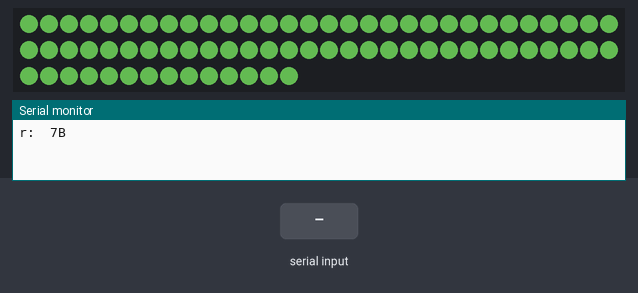
Bench run of a sketch on a simulated Arduino Mega 2560, built with avr-gcc and run on an emulated ATmega2560. On the bench: 74 RGB LEDs in strip order, left to right, continuing on the next row, the last lines printed to the serial monitor. The inputs (shaded band) are chosen by the test bench. Dim RGB values are drawn brighter than linear; random numbers use the default seed unless the sketch sets one.

Above: at 1.13 s.
1.6 s: byte 30 received over Serial
At 1.85 s:
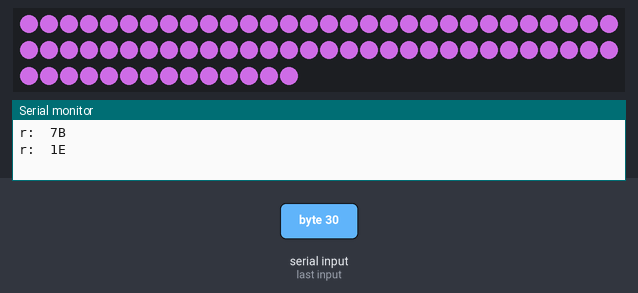
At 2.37 s:
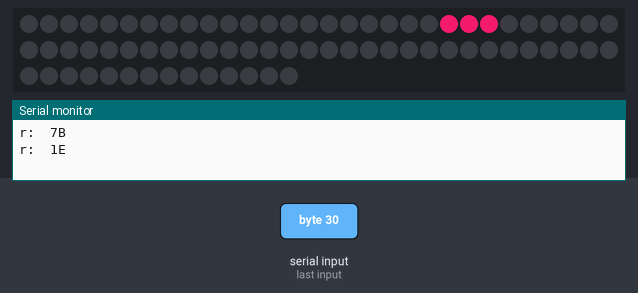
3.7 s: byte 90 received over Serial
6.3 s: byte 120 received over Serial
8.7 s: byte 30 received over Serial
At 11.08 s:
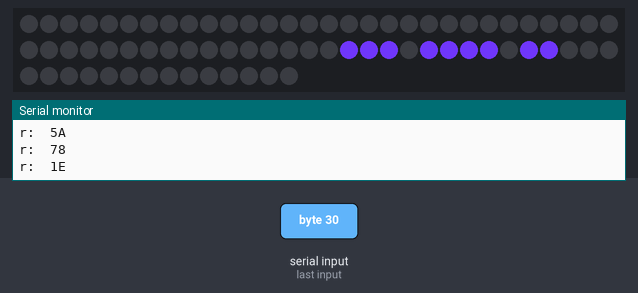
11.5 s: byte 90 received over Serial
At 12.84 s:
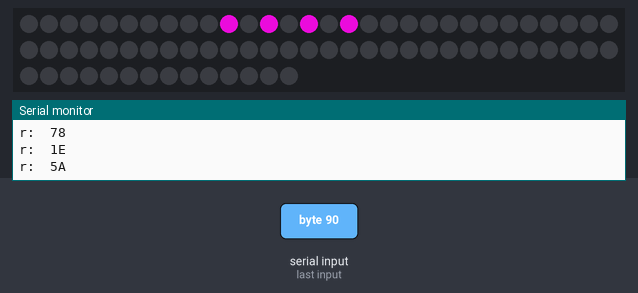

The sketch:

octomaton_mirror_ws2811.ino
```cpp
// (licence header left out)
#include <Adafruit_NeoPixel.h>

// Parameter 1 = number of pixels in strip
// Parameter 2 = pin number (most are valid)
// Parameter 3 = pixel type flags, add together as needed:
//   NEO_RGB     Pixels are wired for RGB bitstream
//   NEO_GRB     Pixels are wired for GRB bitstream
//   NEO_KHZ400  400 KHz bitstream (e.g. FLORA pixels)
//   NEO_KHZ800  800 KHz bitstream (e.g. High Density LED strip)
#define STRIP_LENGTH 74
#define STRIP_DATA_PIN 23

Adafruit_NeoPixel strip = Adafruit_NeoPixel(STRIP_LENGTH, STRIP_DATA_PIN, NEO_GRB + NEO_KHZ800);

// a value from 0x0F to 0xFF
#define BRIGHTNESS 0xFF
#define DELAY_MS 130
#define STEPS_PER_RULE 100


#define DEBUG_RULE    1
#define DEBUG_SERIAL  0
#define ECHO_RULE     0


boolean strip_colors[STRIP_LENGTH];
boolean prev_strip_colors[STRIP_LENGTH];

uint32_t OFF = strip.Color(0,0,0);


//
// COLOR AND SEQUENCE CONFIGS
//
// how many interations per rule
// how long between interations


#define ALLON_MSK    0x80
#define LEFT2_MSK    0x40
#define OUTSIDE_MSK  0x20
#define LEFT_MSK     0x10
#define RIGHT2_MSK   0x08
#define MIDDLE_MSK   0x04
#define RIGHT_MSK    0x02
#define ALLOFF_MSK   0x01

//
// STATE
//
int seqStep = 0;
//byte rule = (ALLOFF_MSK);
byte rule = (LEFT2_MSK | OUTSIDE_MSK | LEFT_MSK | RIGHT2_MSK | RIGHT_MSK | ALLOFF_MSK);

byte nextRule = rule;

/// RULE DEFAULTS
// this is an ugly way to encode this stuff... but it makes some code more readable
boolean allOn;
boolean left2;
boolean outside;
boolean left;
boolean right2;
boolean middle;
boolean right;
boolean allOff;


void setup() {
  strip.begin();
  strip.show(); // Initialize all pixels to 'off'

  Serial.begin(57600);
  //Serial.println("Hello!");

  setupRule();

  //Clear out the array
  for(int x = 0 ; x < STRIP_LENGTH ; x++) {
    strip_colors[x] = false;
  }

  randomSeed(analogRead(0));
}

void setupRule() {

  // overly verbose but very readable
  allOn   = (ALLON_MSK & rule);
  left2   = (LEFT2_MSK & rule);
  outside = (OUTSIDE_MSK & rule);
  left    = (LEFT_MSK & rule);
  right2  = (RIGHT2_MSK & rule);
  middle  = (MIDDLE_MSK & rule);
  right   = (RIGHT_MSK & rule);
  allOff  = (ALLOFF_MSK & rule);

#if DEBUG_RULE
  Serial.print("r:  ");
  Serial.println(rule,HEX);
#else
#if ECHO_RULE
  //Serial.println(rule,HEX);
  Serial.print((char)rule);
#endif
#endif
}

void serialEvent(){
  char c;

  if (Serial.available() > 0) {
    // get incoming byte:
    c = Serial.read();
    if (c != '\n') {
      nextRule = c;
#if DEBUG_SERIAL
      Serial.print("s:  ");
      Serial.println(nextRule,HEX);
#endif
    }

    // only taking first byte. flush remaining serial buffer.
    Serial.flush();
  }
}


void loop() {

  /*
 for (int i = 0; i < STRIP_LENGTH; i++) {

   strip.setPixelColor(i, getPixelColor());

   }
   */
  ///*
  if ( seqStep > STEPS_PER_RULE ) {
    incrementRule();
  }

  if (rule != nextRule) {
    rule = nextRule;
    setupRule();
    startSeq();
  }

  calcAutomaton();
  //*/
  post_frame();

  delay(DELAY_MS);                  // wait for a little while

  seqStep++;

  return;
}


void post_frame () {
  uint32_t new_color = getPixelColor();
  for(int LED_number = 0 ; LED_number < STRIP_LENGTH ; LED_number++) {
    if (  strip_colors[LED_number]) {
      strip.setPixelColor(LED_number, new_color);
    }
    else {
      strip.setPixelColor(LED_number, OFF);
    }
    strip.show(); // Initialize all pixels to 'off'
  }
  return;
}


void startSeq() {
  seqStep = 0;
  //Pre-fill the color array with known values
  //Bright Red
  for(int LED_number = 0 ; LED_number < STRIP_LENGTH ; LED_number++) {
    strip_colors[LED_number] = false; //Bright Red

  }


  strip_colors[random(60)] = true;

  post_frame();
  delay(DELAY_MS);

  return;
}

//Throws random colors down the strip array
void addRandom(void) {
  int x;

  int swapOutLed = random(STRIP_LENGTH);

  //Now form a new RGB color
  strip_colors[swapOutLed] = true; //Add the new random color to the strip
}


void incrementRule() {
  nextRule = 0xff & (rule+1);
  return;
}


uint32_t getPixelColor() {

  //Now form a new RGB color
  uint16_t r_color = 0;
  r_color <<= 8;
  r_color |= random(BRIGHTNESS); //Give me a number from 0 to 0xFF

  //Now form a new RGB color
  uint16_t g_color = 0;
  g_color <<= 8;
  g_color |= random(BRIGHTNESS); //Give me a number from 0 to 0xFF

  //Now form a new RGB color
  uint16_t b_color = 0;
  b_color <<= 8;
  b_color |= random(BRIGHTNESS); //Give me a number from 0 to 0xFF

  return strip.Color(r_color, g_color, b_color);

}


void calcAutomaton() {

  for (int i = 0; i < STRIP_LENGTH; i++) {
    prev_strip_colors[i] = strip_colors[i];
  }

  uint32_t newColor = getPixelColor();
  for (int i = 0; i < STRIP_LENGTH; i++) {

    boolean selfVal= getSelf(i);
    boolean rightVal = getRight(i);
    boolean leftVal = getLeft(i);

    if (DEBUG_SERIAL) {

      Serial.print(i, DEC);
      Serial.print(", ");
      Serial.print(rightVal, BIN);
      Serial.print(", ");
      Serial.print(selfVal, BIN);
      Serial.print(", ");
      Serial.print(leftVal, BIN);
      Serial.println();
    }

    boolean isSelf = isOn(selfVal);
    boolean isRight = isOn(rightVal);
    boolean isLeft = isOn(leftVal);

    //rule 30
    /*  if ( isLeft) {

     strip_colors[i] = OFF;
     if ((!isSelf) && (!isRight)) {
     strip_colors[i] = getRandomColor();
     }

     } else if (isSelf) {
     strip_colors[i] = getRandomColor();
     } else if (isRight) {
     strip_colors[i] = getRandomColor();
     } else {
     strip_colors[i] = OFF;
     }  */

    //rule consts
    /*
     /// RULE
     boolean allOn = true;
     boolean left2 = false;
     boolean outside = true;
     boolean left    = true;
     boolean right2  = false;
     boolean middle = true;
     boolean right = true;
     boolean allOff   = false;
     */

    boolean selfState = true;

    if ( isLeft) {
      if (isSelf) {
        if (isRight) {
          selfState = allOn;
        }
        else {
          selfState = left2;
        }
      }
      else {
        if (isRight) {
          selfState = outside;
        }
        else {
          selfState = left;
        }
      }
    }
    else {
      if (isSelf) {
        if (isRight) {
          selfState = right2;
        }
        else {
          selfState = middle;
        }
      }
      else {
        if (isRight) {
          selfState = right;
        }
        else {
          selfState = allOff;
        }
      }
    }

    if (selfState) {
      //strip_colors[i] = getRandomColor();
      strip_colors[i] = true;
      // strip.setPixelColor(i, newColor);
      strip.setPixelColor(i, newColor);

    }
    else {
      strip_colors[i] = false;

    }
  }
}


boolean isOn(boolean color) {
  return color;
}


boolean getRight(int index) {
  if (index == 0) {
    return prev_strip_colors[STRIP_LENGTH-1];
  }
  return prev_strip_colors[index-1];
}

boolean getLeft(int index) {
  if (index == STRIP_LENGTH-1){
    return prev_strip_colors[0];
  }
  return prev_strip_colors[index+1];
}

boolean getSelf(int index) {
  return prev_strip_colors[index];
}
```
